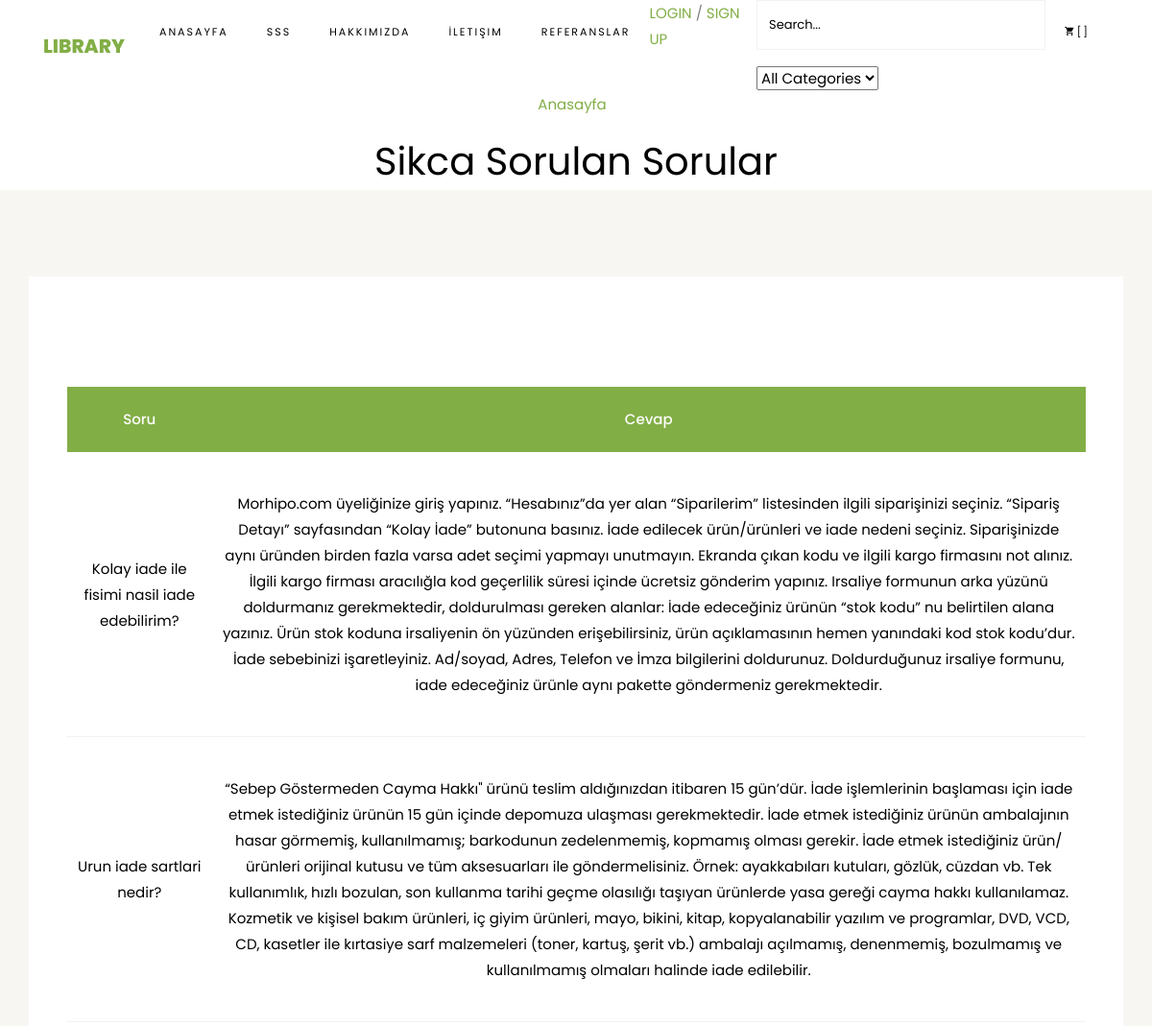
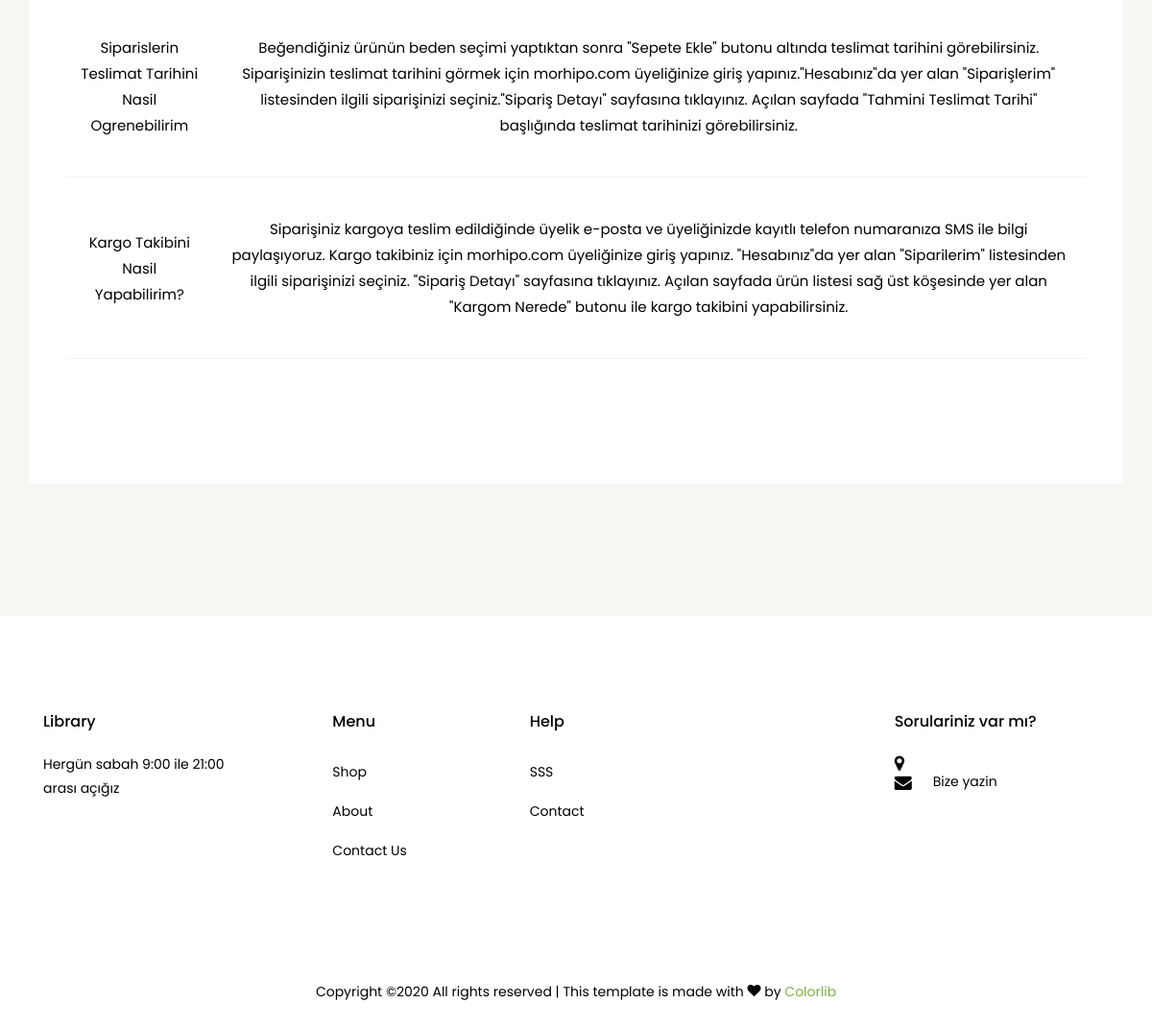
Screenshot of /sss/ with the database file from the repository (2 pictures, top to bottom).
### home/models.py (models this page shows, shortened)
class FAQ(models.Model):
    STATUS = (
        ('True', 'Evet'),
        ('False', 'Hayir'),
    )
    ordernumber = models.IntegerField()
    question = models.CharField(max_length=150)
    answer = models.TextField()
    status = models.CharField(max_length=10,choices=STATUS)
    create_at = models.DateTimeField (auto_now_add=True)
    update_at = models.DateTimeField (auto_now=True)

### order/views.py (the view)
# urls.py: path('sss/', orderviews.faq, name='faq'),
def faq(request):
    category = Category.objects.all()
    menu = Menu.objects.all()
    faq= FAQ.objects.all().order_by('ordernumber')
    context = {
        'category': category,
        'faq': faq,
        'menu': menu,
    }
    return render(request, 'faq.html', context)

### home/templates/faq.html (shortened to what this page needs)
{% extends 'homebase.html' %}
{% load static %}
{% block content %}
<!DOCTYPE html>
<html lang="en">
<head>
	<link rel="stylesheet" href="css/open-iconic-bootstrap.min.css">
	<link rel="stylesheet" href="css/animate.css">
	<link rel="stylesheet" href="css/owl.carousel.min.css">
	<link rel="stylesheet" href="css/owl.theme.default.min.css">
	<link rel="stylesheet" href="css/magnific-popup.css">
	<link rel="stylesheet" href="css/aos.css">
	<link rel="stylesheet" href="css/ionicons.min.css">
	<link rel="stylesheet" href="css/bootstrap-datepicker.css">
	<link rel="stylesheet" href="css/jquery.timepicker.css">
	<link rel="stylesheet" href="css/flaticon.css">
	<link rel="stylesheet" href="css/icomoon.css">
	<link rel="stylesheet" href="css/style.css">
</head>
<body class="goto-here">
<div >
	<div class="container">
		<div class="row no-gutters slider-text align-items-center justify-content-center">
			<div class="col-md-9 ftco-animate text-center">
				<p class="breadcrumbs"><span class="mr-2"><a href="/">Anasayfa</a></span></p>
				<h1 class="mb-0 bread">Sikca Sorulan Sorular</h1>
			</div>
		</div>
	</div>
</div>
<section class="ftco-section contact-section bg-light">
	<div class="container">
		<div class="row d-flex mb-5 contact-info">
			<div class="info bg-white p-4">
				<section class="ftco-section ftco-cart">
					<div class="container">
						<div class="row">
							<div class="col-md-12 ftco-animate">
								<div class="cart-list">
									<table class="table">
										<thead class="thead-primary">
										<tr class="text-center">
											<th>Soru</th>
											<th>Cevap</th>
										</tr>
										</thead>
										<tbody>
										{% for rs in faq %}
										<td class="price">{{ rs.question }}</td>
										<td class="price">{{ rs.answer }}</td>
										{% endfor %}
										</tbody>
									</table>
								</div>
							</div>
						</div>
					</div>
			</div>
</section>
</body>
</html>
{% endblock %}

### rows the page displays
FAQ: question "Kolay iade ile fisimi nasil iade edebilirim?", answer "Morhipo.com üyeliğinize giriş yapınız. “Hesabınız”da yer alan “Siparilerim” listesinden ilgili siparişinizi seçiniz. “Sipariş Detayı” sayfasından “Kolay İade” butonuna basınız. İade edilecek ürün/ürünleri ve iade nedeni seçiniz. Siparişinizde aynı üründen birden fazla varsa adet seçimi yapmayı unutmayın. Ekranda çıkan kodu ve ilgili kargo firmasını not alınız. İlgili kargo firması aracılığla kod geçerlilik süresi içinde ücretsiz gönderim yapınız. Irsaliye formunun arka yüzünü doldurmanız gerekmektedir, doldurulması gereken alanlar: İade edeceğiniz ürünün “stok kodu” nu belirtilen alana yazınız. Ürün stok koduna irsaliyenin ön yüzünden erişebilirsiniz, ürün açıklamasının hemen yanındaki kod…"
FAQ: question "Urun iade sartlari nedir?", answer "“Sebep Göstermeden Cayma Hakkı\" ürünü teslim aldığınızdan itibaren 15 gün’dür. İade işlemlerinin başlaması için iade etmek istediğiniz ürünün 15 gün içinde depomuza ulaşması gerekmektedir. İade etmek istediğiniz ürünün ambalajının hasar görmemiş, kullanılmamış; barkodunun zedelenmemiş, kopmamış olması gerekir. İade etmek istediğiniz ürün/ürünleri orijinal kutusu ve tüm aksesuarları ile göndermelisiniz. Örnek: ayakkabıları kutuları, gözlük, cüzdan vb. Tek kullanımlık, hızlı bozulan, son kullanma tarihi geçme olasılığı taşıyan ürünlerde yasa gereği cayma hakkı kullanılamaz. Kozmetik ve kişisel bakım ürünleri, iç giyim ürünleri, mayo, bikini, kitap, kopyalanabilir yazılım ve programlar, DVD,…"
FAQ: question "Siparislerin Teslimat Tarihini Nasil Ogrenebilirim", answer "Beğendiğiniz ürünün beden seçimi yaptıktan sonra \"Sepete Ekle\" butonu altında teslimat tarihini görebilirsiniz. Siparişinizin teslimat tarihini görmek için morhipo.com üyeliğinize giriş yapınız.\"Hesabınız\"da yer alan \"Siparişlerim\" listesinden ilgili siparişinizi seçiniz.\"Sipariş Detayı\" sayfasına tıklayınız. Açılan sayfada \"Tahmini Teslimat Tarihi\" başlığında teslimat tarihinizi görebilirsiniz."
FAQ: question "Kargo Takibini Nasil Yapabilirim?", answer "Siparişiniz kargoya teslim edildiğinde üyelik e-posta ve üyeliğinizde kayıtlı telefon numaranıza SMS ile bilgi paylaşıyoruz. Kargo takibiniz için morhipo.com üyeliğinize giriş yapınız. \"Hesabınız\"da yer alan \"Siparilerim\" listesinden ilgili siparişinizi seçiniz. \"Sipariş Detayı\" sayfasına tıklayınız. Açılan sayfada ürün listesi sağ üst köşesinde yer alan \"Kargom Nerede\" butonu ile kargo takibini yapabilirsiniz."
